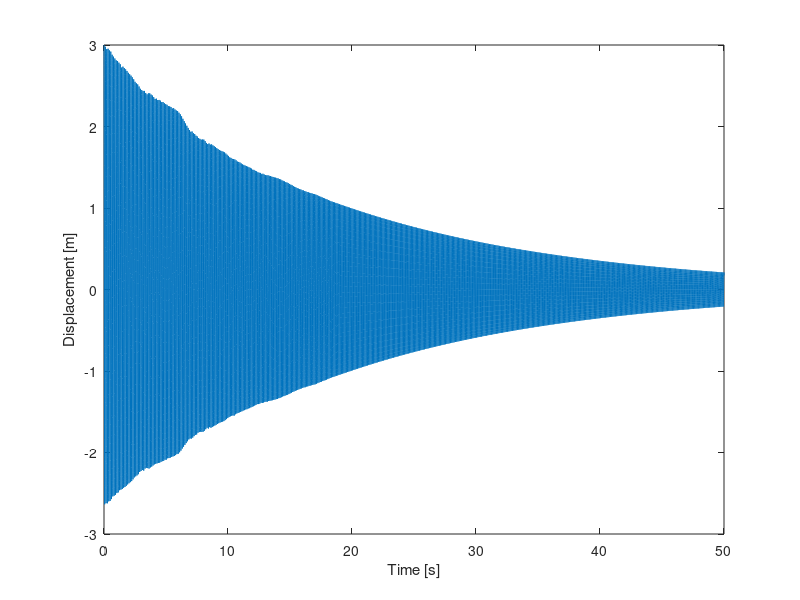

Write MATLAB code to recreate this figure.
%% system
m = 1;
k1 = (10*2*pi)^2;
k2 = k1/2;
x0 = 1;
c = 0.1;


kx = @(x) k1*x*(x<=x0) + (k2*(x-x0) + k1*x0)*(x>x0);

%% time
T = 50;
fe = 500;

dt = 1/fe;
t = 0:dt:T;

%% excitation

% dirac
f = zeros(size(t));
% f(1) = 1 / dt;

% noise

% noise + diracs


%% ode
x0 = 3;
v0 = 0;

X0 = [x0; v0];

D = @(t, X) [X(2); 1/m*(-kx(X(1)) - c*X(2) - f(floor(t/dt)+1))];

[~, X] = ode45(D, t, X0);
x = X(:, 1).';

%% plot
figure;
plt = plot(t, x);
xlabel('Time [s]');
ylabel('Displacement [m]');

%% wavelet
fmin = 5;
fmax = 50;
Q = 10;
